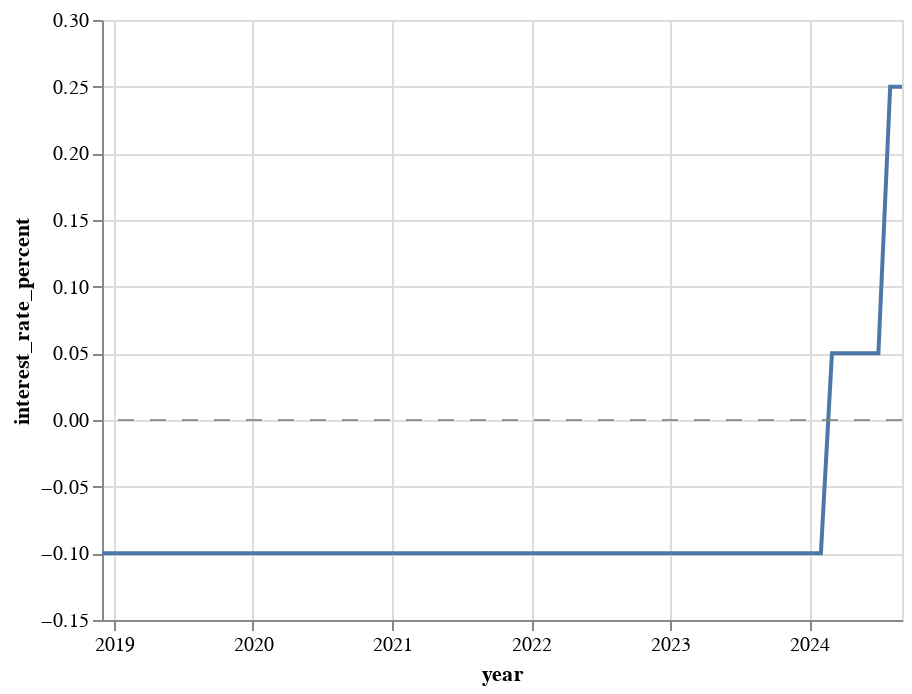

Notebook cell for this chart:
### Code cell
base = (
    ir_out.plot.line(
        x="year", 
        y=alt.Y("interest_rate_percent", scale=alt.Scale(zero=True, padding=1))
                      )
)

zero_line = alt.Chart().mark_rule(
    color='gray',
    strokeDash=[8, 8],
    opacity=0.8
).encode(y=alt.datum(0))

ir_chart = (
    (base + zero_line)
    .properties(width=400)
    .configure_scale(zero=False)
)

ir_chart

### Figure 1 — Vega-Lite specification as saved in the notebook (floating-point values rounded to 4 significant figures)
{"config": {"view": {"continuousWidth": 300, "continuousHeight": 300}, "scale": {"zero": false}}, "layer": [{"data": {"name": "data-13ac309843b0c425ed46b26584f24229"}, "mark": {"type": "line", "tooltip": true}, "encoding": {"x": {"field": "year", "type": "temporal"}, "y": {"field": "interest_rate_percent", "scale": {"padding": 1, "zero": true}, "type": "quantitative"}}, "name": "view_7"}, {"data": {"name": "empty"}, "mark": {"type": "rule", "color": "gray", "opacity": 0.8, "strokeDash": [8, 8]}, "encoding": {"y": {"datum": 0}}}], "params": [{"name": "param_28", "select": {"type": "interval", "encodings": ["x", "y"]}, "bind": "scales", "views": ["view_7"]}], "width": 400, "$schema": "https://vega.github.io/schema/vega-lite/v5.20.1.json", "datasets": {"data-13ac309843b0c425ed46b26584f24229": [{"year": "2018-12-01T00:00:00", "interest_rate_percent": -0.1}, {"year": "2019-01-01T00:00:00", "interest_rate_percent": -0.1}, {"year": "2019-02-01T00:00:00", "interest_rate_percent": -0.1}, {"year": "2019-03-01T00:00:00", "interest_rate_percent": -0.1}, {"year": "2019-04-01T00:00:00", "interest_rate_percent": -0.1}, {"year": "2019-05-01T00:00:00", "interest_rate_percent": -0.1}, {"year": "2019-06-01T00:00:00", "interest_rate_percent": -0.1}, {"year": "2019-07-01T00:00:00", "interest_rate_percent": -0.1}, {"year": "2019-08-01T00:00:00", "interest_rate_percent": -0.1}, {"year": "2019-09-01T00:00:00", "interest_rate_percent": -0.1}, {"year": "2019-10-01T00:00:00", "interest_rate_percent": -0.1}, {"year": "2019-11-01T00:00:00", "interest_rate_percent": -0.1}, {"year": "2019-12-01T00:00:00", "interest_rate_percent": -0.1}, {"year": "2020-01-01T00:00:00", "interest_rate_percent": -0.1}, {"year": "2020-02-01T00:00:00", "interest_rate_percent": -0.1}, {"year": "2020-03-01T00:00:00", "interest_rate_percent": -0.1}, {"year": "2020-04-01T00:00:00", "interest_rate_percent": -0.1}, {"year": "2020-05-01T00:00:00", "interest_rate_percent": -0.1}, {"year": "2020-06-01T00:00:00", "interest_rate_percent": -0.1}, {"year": "2020-07-01T00:00:00", "interest_rate_percent": -0.1}, {"year": "2020-08-01T00:00:00", "interest_rate_percent": -0.1}, {"year": "2020-09-01T00:00:00", "interest_rate_percent": -0.1}, {"year": "2020-10-01T00:00:00", "interest_rate_percent": -0.1}, {"year": "2020-11-01T00:00:00", "interest_rate_percent": -0.1}, {"year": "2020-12-01T00:00:00", "interest_rate_percent": -0.1}, {"year": "2021-01-01T00:00:00", "interest_rate_percent": -0.1}, {"year": "2021-02-01T00:00:00", "interest_rate_percent": -0.1}, {"year": "2021-03-01T00:00:00", "interest_rate_percent": -0.1}, {"year": "2021-04-01T00:00:00", "interest_rate_percent": -0.1}, {"year": "2021-05-01T00:00:00", "interest_rate_percent": -0.1}, {"year": "2021-06-01T00:00:00", "interest_rate_percent": -0.1}, {"year": "2021-07-01T00:00:00", "interest_rate_percent": -0.1}, {"year": "2021-08-01T00:00:00", "interest_rate_percent": -0.1}, {"year": "2021-09-01T00:00:00", "interest_rate_percent": -0.1}, {"year": "2021-10-01T00:00:00", "interest_rate_percent": -0.1}, {"year": "2021-11-01T00:00:00", "interest_rate_percent": -0.1}, {"year": "2021-12-01T00:00:00", "interest_rate_percent": -0.1}, {"year": "2022-01-01T00:00:00", "interest_rate_percent": -0.1}, {"year": "2022-02-01T00:00:00", "interest_rate_percent": -0.1}, {"year": "2022-03-01T00:00:00", "interest_rate_percent": -0.1}, {"year": "2022-04-01T00:00:00", "interest_rate_percent": -0.1}, {"year": "2022-05-01T00:00:00", "interest_rate_percent": -0.1}, {"year": "2022-06-01T00:00:00", "interest_rate_percent": -0.1}, {"year": "2022-07-01T00:00:00", "interest_rate_percent": -0.1}, {"year": "2022-08-01T00:00:00", "interest_rate_percent": -0.1}, {"year": "2022-09-01T00:00:00", "interest_rate_percent": -0.1}, {"year": "2022-10-01T00:00:00", "interest_rate_percent": -0.1}, {"year": "2022-11-01T00:00:00", "interest_rate_percent": -0.1}, {"year": "2022-12-01T00:00:00", "interest_rate_percent": -0.1}, {"year": "2023-01-01T00:00:00", "interest_rate_percent": -0.1}, {"year": "2023-02-01T00:00:00", "interest_rate_percent": -0.1}, {"year": "2023-03-01T00:00:00", "interest_rate_percent": -0.1}, {"year": "2023-04-01T00:00:00", "interest_rate_percent": -0.1}, {"year": "2023-05-01T00:00:00", "interest_rate_percent": -0.1}, {"year": "2023-06-01T00:00:00", "interest_rate_percent": -0.1}, {"year": "2023-07-01T00:00:00", "interest_rate_percent": -0.1}, {"year": "2023-08-01T00:00:00", "interest_rate_percent": -0.1}, {"year": "2023-09-01T00:00:00", "interest_rate_percent": -0.1}, {"year": "2023-10-01T00:00:00", "interest_rate_percent": -0.1}, {"year": "2023-11-01T00:00:00", "interest_rate_percent": -0.1}, {"year": "2023-12-01T00:00:00", "interest_rate_percent": -0.1}, {"year": "2024-01-01T00:00:00", "interest_rate_percent": -0.1}, {"year": "2024-02-01T00:00:00", "interest_rate_percent": -0.1}, {"year": "2024-03-01T00:00:00", "interest_rate_percent": 0.05}, {"year": "2024-04-01T00:00:00", "interest_rate_percent": 0.05}, {"year": "2024-05-01T00:00:00", "interest_rate_percent": 0.05}, {"year": "2024-06-01T00:00:00", "interest_rate_percent": 0.05}, {"year": "2024-07-01T00:00:00", "interest_rate_percent": 0.05}, {"year": "2024-08-01T00:00:00", "interest_rate_percent": 0.25}, {"year": "2024-09-01T00:00:00", "interest_rate_percent": 0.25}], "empty": [{}]}}
